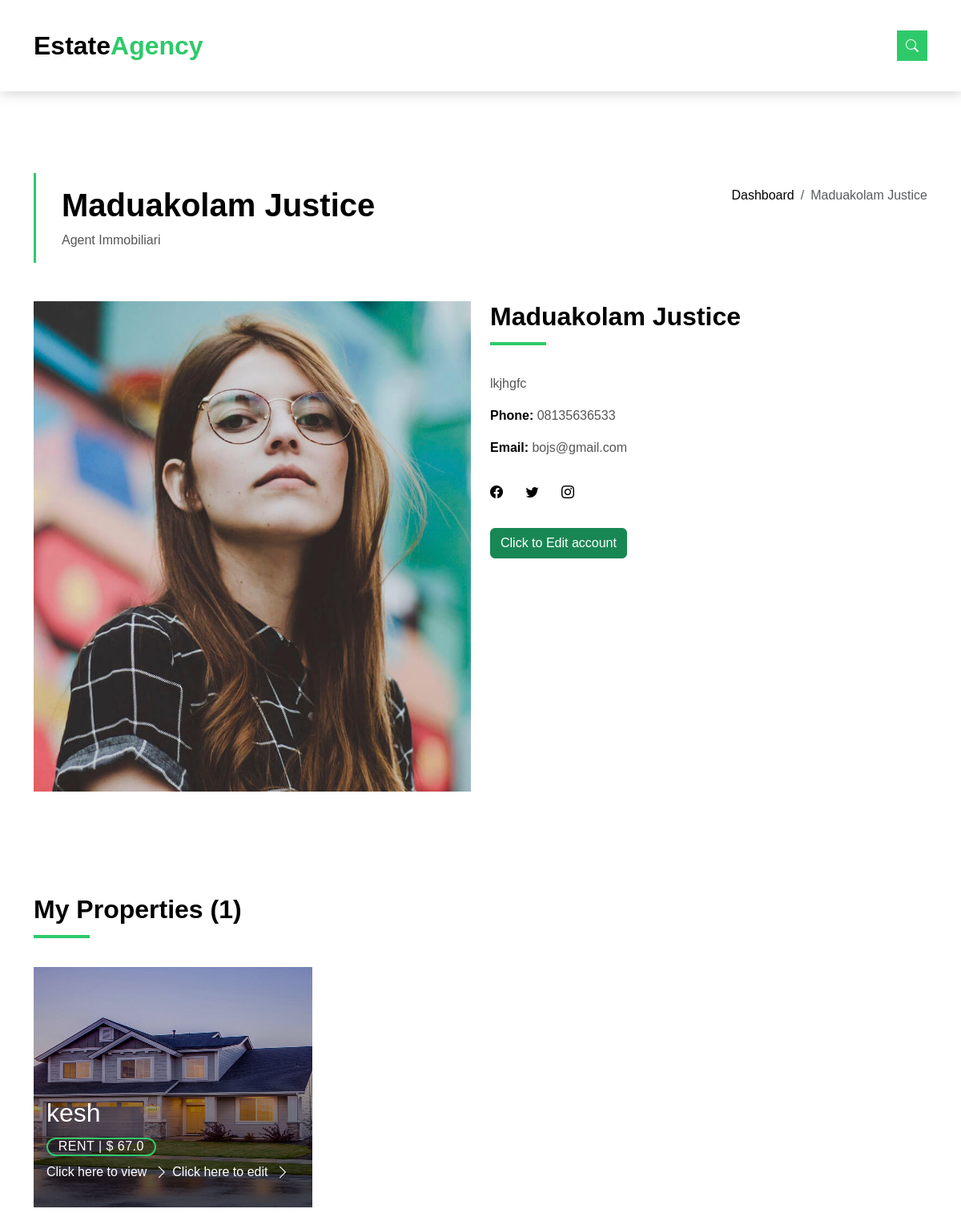
The page /users/profile (signed in) on the database its author committed.
### accounts/models.py (models this page shows, shortened)
class Users(AbstractBaseUser, PermissionsMixin):
    fullname = models.CharField(max_length=200)
    phone = models.CharField(max_length=200)
    email = models.EmailField(max_length=200, unique=True, db_index=True)
    password = models.CharField(max_length=200)
    facebook = models.CharField(max_length=200)
    twitter = models.CharField(max_length=200)
    instagram = models.CharField(max_length=200)
    description = models.TextField()
    photo = models.ImageField(upload_to='profile/')
    reg_date = models.DateTimeField(default=datetime.now, blank=True)
    is_superuser = models.BooleanField(default=False)
    is_active = models.BooleanField(default=False)
    is_staff = models.BooleanField(default=False)
    last_login = models.DateTimeField(auto_now_add=True, blank=True, null=True)
    created_time = models.DateTimeField(auto_now_add=True)
    USERNAME_FIELD = 'email'
    REQUIRED_FIELDS = []
    objects = UserManager()

### listing/models.py (models this page shows, shortened)
class Properties(models.Model):
    agent_id = models.ForeignKey(Users, on_delete=models.DO_NOTHING)
    name = models.CharField(max_length=255)
    location = models.CharField(max_length=255)
    ptype = models.CharField(max_length=255)
    status = models.CharField(max_length=255)
    area = models.IntegerField()
    bed = models.IntegerField()
    bath = models.IntegerField()
    garage = models.IntegerField()
    description = models.TextField()
    photo = models.ImageField(upload_to='post')
    price = models.FloatField()
    list_date = models.DateTimeField(default=datetime.now, blank=True)

### accounts/views.py (the view)
# urls.py: path('profile', views.profile, name='profile'),
@login_required(login_url='login')
def profile(request):
    agent = get_object_or_404(Users, pk=request.user.id)
    properties = Properties.objects.order_by('-list_date').filter(agent_id=request.user.id)
    context = {
        'agent': agent,
        'pcount': len(properties),
        'properties': properties
    }
    return render(request, 'accounts/profile.html', context)

### templates/accounts/profile.html (shortened to what this page needs)
{% extends 'basetwo.html' %}
{% block content %}
<main id="main">
    <section class="intro-single">
      <div class="container">
        <div class="row">
          <div class="col-md-12 col-lg-8">
            <div class="title-single-box">
              <h1 class="title-single">{{ agent.fullname }}</h1>
              <span class="color-text-a">Agent Immobiliari</span>
            </div>
          </div>
          <div class="col-md-12 col-lg-4">
            <nav aria-label="breadcrumb" class="breadcrumb-box d-flex justify-content-lg-end">
              <ol class="breadcrumb">
                <li class="breadcrumb-item">
                  <a href="{% url 'dashboard' %}">Dashboard</a>
                </li>
                <li class="breadcrumb-item active" aria-current="page">
                  {{ agent.fullname }}
                </li>
              </ol>
            </nav>
          </div>
        </div>
      </div>
    </section>
    <section class="agent-single">
      <div class="container">
        <div class="row">
          <div class="col-sm-12">
            <div class="row">
              <div class="col-md-6">
                <div class="agent-avatar-box">
                  <img src="{{ agent.photo.url }}" alt="" class="agent-avatar img-fluid">
                </div>
              </div>
              <div class="col-md-5 section-md-t3">
                <div class="agent-info-box">
                  <div class="agent-title">
                    <div class="title-box-d">
                      <h3 class="title-d">{{ agent.fullname }}
                      </h3>
                    </div>
                  </div>
                  <div class="agent-content mb-3">
                    <p class="content-d color-text-a">
                      {{ agent.description }}
                    </p>
                    <div class="info-agents color-a">
                      <p>
                        <strong>Phone: </strong>
                        <span class="color-text-a"> {{ agent.phone }} </span>
                      </p>
                      <p>
                        <strong>Email: </strong>
                        <span class="color-text-a"> {{ agent.email }}</span>
                      </p>
                    </div>
                  </div>
                  <div class="socials-footer">
                    <ul class="list-inline">
                      <li class="list-inline-item">
                        <a href="{{ agent.facebook }}" class="link-one">
                          <i class="bi bi-facebook" aria-hidden="true"></i>
                        </a>
                      </li>
                      <li class="list-inline-item">
                        <a href="{{ agent.twitter }}" class="link-one">
                          <i class="bi bi-twitter" aria-hidden="true"></i>
                        </a>
                      </li>
                      <li class="list-inline-item">
                        <a href="{{ agent.instagram }}" class="link-one">
                          <i class="bi bi-instagram" aria-hidden="true"></i>
                        </a>
                      </li>
                    </ul>
                  </div>
                  <div class="socials-footer">
                      <a href="{% url 'settings' %}" class="btn btn-success">Click to Edit account</a>
                  </div>
                </div>
              </div>
            </div>
          </div>
          <div class="col-md-12 section-t8">
            <div class="title-box-d">
              <h3 class="title-d">My Properties ({{ pcount }})</h3>
            </div>
          </div>
          <div class="row property grid">
          {% if properties %}
              {% for property in properties %}
            <div class="col-md-4">
              <div class="card-box-a card-shadow">
                <div class="img-box-a">
                  <img src="{{ property.photo.url }}" alt="" class="img-a" width="100%" height="300px">
                </div>
                <div class="card-overlay">
                  <div class="card-overlay-a-content">
                    <div class="card-header-a">
                      <h2 class="card-title-a">
                        <a href="{% url 'listingsingle' property.id %}">{{ property.name }}</a>
                      </h2>
                    </div>
                    <div class="card-body-a">
                      <div class="price-box d-flex">
                        <span class="price-a">rent | $ {{ property.price }}</span>
                      </div>
                      <a href="{% url 'listingsingle' property.id %}" class="link-a">Click here to view
                        <span class="bi bi-chevron-right"></span>
                      </a>
                      <a href="{% url 'edit' property.id %}" class="link-a">Click here to edit
                        <span class="bi bi-chevron-right"></span>
                      </a>
                    </div>
                  </div>
                </div>
              </div>
            </div>
            {% endfor %}
            {% else %}
            <div class="col-md-4">
              <h3>no property upload yet...</h3>
            </div>
            {% endif %}
          </div>
        </div>
      </div>
    </section>
  </main>
{% endblock %}

### static/assets/css/style.css (style rules this page uses)
body { font-family: "Poppins", sans-serif; color: #555555; }
h1, h2, h3, h4, h5, h6 { color: #000000; }
a { color: #000000; text-decoration: none; transition: all 0.5s ease; }
.link-one { color: #000000; transition: all 0.5s ease; }
.link-a { text-decoration: none; color: #ffffff; text-decoration: none; }
@media (min-width: 768px) { .link-a { font-size: 0.9rem; } }
@media (min-width: 992px) { .link-a { font-size: 1rem; } }
.link-a span { font-size: 18px; vertical-align: middle; margin-left: 5px; }
@media (min-width: 768px) { .link-a span { font-size: 1.5rem; } }
@media (min-width: 992px) { .link-a span { font-size: 18px; } }
.color-a { text-decoration: none; color: #000000; }
.color-text-a { text-decoration: none; color: #555555; }
.section-t8 { padding-top: 8rem; }
.title-box-d { padding-bottom: 1.8rem; margin-bottom: 1rem; position: relative; }
.title-box-d .title-d { font-weight: 600; font-size: 2rem; }
.title-box-d .title-d:after { content: ""; position: absolute; width: 70px; height: 4px; background-color: #2eca6a; bottom: 20px; left: 0; }
.btn { transition: 0.5s ease; }
.intro-single { padding: 12rem 0 3rem; }
.intro-single .title-single-box { padding: 1rem 0 1rem 2rem; }
.intro-single .title-single-box { border-left: 3px solid #2eca6a; }
.intro-single .title-single-box .title-single { font-weight: 600; font-size: 2.2rem; }
@media (min-width: 768px) { .intro-single .title-single-box .title-single { font-size: 2.1rem; } }
@media (min-width: 992px) { .intro-single .title-single-box .title-single { font-size: 2.5rem; } }
.intro-single .breadcrumb-box { padding: 1rem 0 0 0.5rem; }
.intro-single .breadcrumb { background-color: transparent; padding-right: 0; padding-left: 0; }
.card-box-a span, .card-box-b span, .card-box-c span, .card-box-d span { line-height: 0; }
@media (min-width: 768px) { .grid .card-box-a, .grid .card-box-b, .grid .card-box-c, .grid .card-box-d { margin-bottom: 2.5rem; } }
.card-box-a, .card-box-b, .card-box-d { position: relative; overflow: hidden; -webkit-backface-visibility: hidden; backface-visibility: hidden; }
.card-box-a .img-a, .card-box-a .img-b, .card-box-b .img-a, .card-box-b .img-b { transition: 0.8s all ease-in-out; }
@media (min-width: 768px) { .card-box-a .price-a, .card-box-b .price-a { font-size: 0.9rem; } }
@media (min-width: 992px) { .card-box-a .price-a, .card-box-b .price-a { font-size: 1rem; } }
.card-overlay { position: absolute; width: 100%; height: 100%; top: 0; left: 0; }
.card-shadow { -webkit-backface-visibility: hidden; backface-visibility: hidden; }
.card-shadow:before { content: " "; position: absolute; top: 0; left: 0; width: 100%; height: 100%; z-index: 1; background: linear-gradient(to bottom, rgba(0, 0, 0, 0) 0%, rgba(0, 0, 0, 0.2) 27%, rgba(0, 0, 0, 0.65) 90%); }
.card-overlay-a-content { transition: all 0.5s ease-in; position: absolute; width: 100%; bottom: 0px; z-index: 2; }
@media (min-width: 768px) { .card-overlay-a-content { bottom: -20px; } }
@media (min-width: 992px) { .card-overlay-a-content { bottom: 0px; } }
.card-header-a { padding: 0 1rem; }
.card-header-a .card-title-a { color: #ffffff; margin-bottom: 0; padding-bottom: 0.7rem; }
@media (min-width: 768px) { .card-header-a .card-title-a { font-size: 1.3rem; } }
@media (min-width: 992px) { .card-header-a .card-title-a { font-size: 2rem; } }
.card-header-a .card-title-a a { color: #ffffff; text-decoration: none; }
.card-body-a { z-index: 2; transition: all 0.5s ease-in; padding: 0rem 1rem 2rem 1rem; }
.card-body-a .price-box { padding-bottom: 0.5rem; }
.price-a { color: #ffffff; padding: 0.6rem 0.8rem; border: 2px solid #2eca6a; border-radius: 50px; text-transform: uppercase; letter-spacing: 0.03em; }
.agent-info-box .socials-footer { margin-top: 2rem; }
.agent-info-box .socials-footer li { margin-right: 1.5rem; }

### rows shown on the page
Users: fullname "Maduakolam Justice", photo (picture), description "lkjhgfc", phone "08135636533", email "bojs@gmail.com"
Properties: photo (picture), name "kesh", price "67.0"

### other values the page prints
{{ pcount }} "1"
